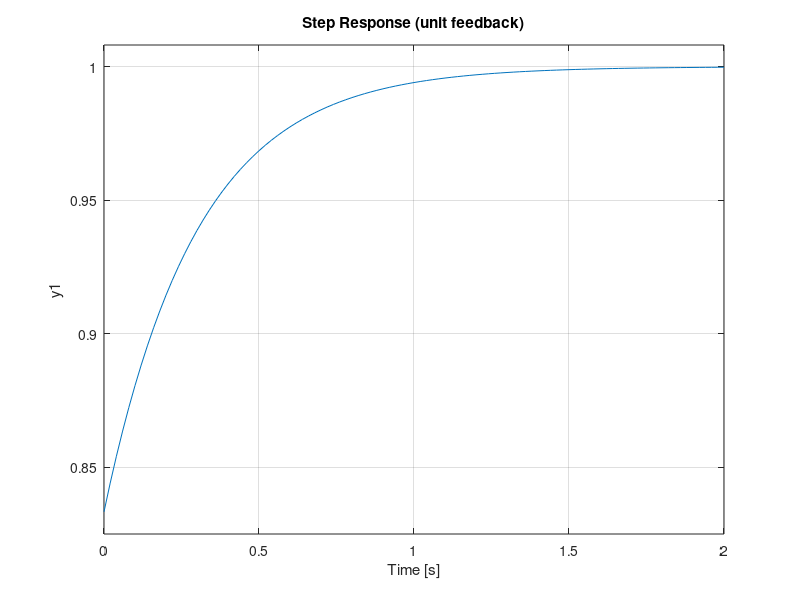

This figure's MATLAB source:

%Author :Joshua muthenya Wambua
%date: 26/10/2025.

%% PI_controller.m
% Eliminates steady-state error

clear; close all; clc;
s = tf('s');

Kp = 5; Ki = 20;           % Gains
C = Kp + Ki/s;             % PI controller transfer function

figure('Name','PI Controller');
subplot(1,2,1);
bode(C); grid on;
title('Bode Plot - PI Controller');

subplot(1,2,2);
step(C/(1+C)); grid on;
title('Step Response (unit feedback)');

disp('PI-controller: eliminates steady-state error but slows response and may increase overshoot.');
